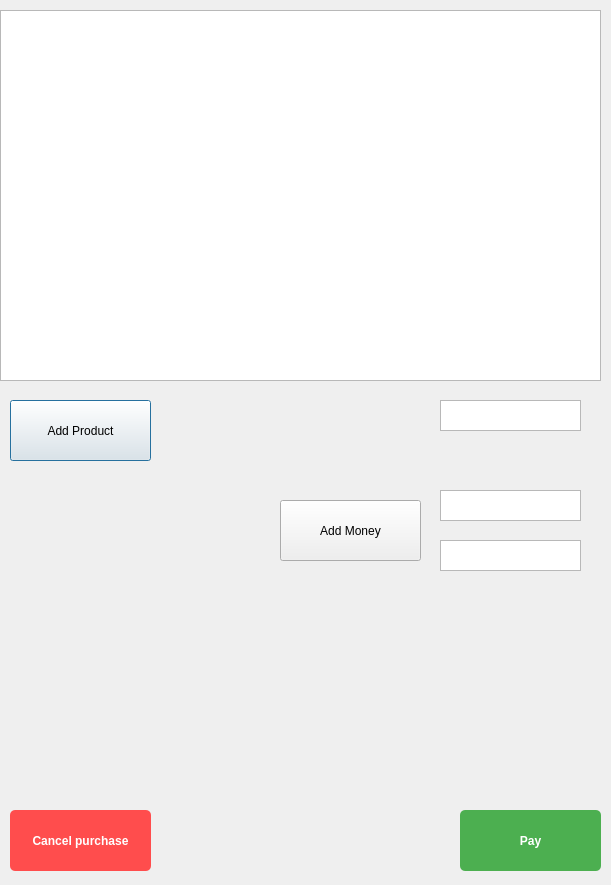
<?xml version="1.0" encoding="UTF-8"?>
<ui version="4.0">
 <class>PaymentWindow</class>
 <widget class="QDialog" name="PaymentWindow">
  <property name="geometry">
   <rect>
    <x>0</x>
    <y>0</y>
    <width>611</width>
    <height>885</height>
   </rect>
  </property>
  <property name="windowTitle">
   <string>PaymentWindow</string>
  </property>
  <widget class="QTableWidget" name="tableProducts">
   <property name="geometry">
    <rect>
     <x>0</x>
     <y>10</y>
     <width>601</width>
     <height>371</height>
    </rect>
   </property>
  </widget>
  <widget class="QPushButton" name="btnAddProduct">
   <property name="geometry">
    <rect>
     <x>10</x>
     <y>400</y>
     <width>141</width>
     <height>61</height>
    </rect>
   </property>
   <property name="text">
    <string>Add Product</string>
   </property>
  </widget>
  <widget class="QPushButton" name="btnCancel">
   <property name="geometry">
    <rect>
     <x>10</x>
     <y>810</y>
     <width>141</width>
     <height>61</height>
    </rect>
   </property>
   <property name="styleSheet">
    <string notr="true">background-color: #ff4d4d; 
color: white; 
border-radius: 5px;
font-weight: bold;</string>
   </property>
   <property name="text">
    <string>Cancel purchase</string>
   </property>
  </widget>
  <widget class="QPushButton" name="btnCancel_2">
   <property name="geometry">
    <rect>
     <x>460</x>
     <y>810</y>
     <width>141</width>
     <height>61</height>
    </rect>
   </property>
   <property name="styleSheet">
    <string notr="true">background-color: #4CAF50; 
color: white; 
border-radius: 5px;
font-weight: bold;</string>
   </property>
   <property name="text">
    <string>Pay</string>
   </property>
  </widget>
  <widget class="QTextEdit" name="totalSumLabel">
   <property name="geometry">
    <rect>
     <x>440</x>
     <y>400</y>
     <width>141</width>
     <height>31</height>
    </rect>
   </property>
   <property name="readOnly">
    <bool>true</bool>
   </property>
  </widget>
  <widget class="QPushButton" name="btnAddMoney">
   <property name="geometry">
    <rect>
     <x>280</x>
     <y>500</y>
     <width>141</width>
     <height>61</height>
    </rect>
   </property>
   <property name="text">
    <string>Add Money</string>
   </property>
  </widget>
  <widget class="QTextEdit" name="totalCashLabel">
   <property name="geometry">
    <rect>
     <x>440</x>
     <y>490</y>
     <width>141</width>
     <height>31</height>
    </rect>
   </property>
   <property name="readOnly">
    <bool>true</bool>
   </property>
  </widget>
  <widget class="QTextEdit" name="totalChangeLabel">
   <property name="geometry">
    <rect>
     <x>440</x>
     <y>540</y>
     <width>141</width>
     <height>31</height>
    </rect>
   </property>
   <property name="readOnly">
    <bool>true</bool>
   </property>
  </widget>
 </widget>
 <resources/>
 <connections/>
</ui>
